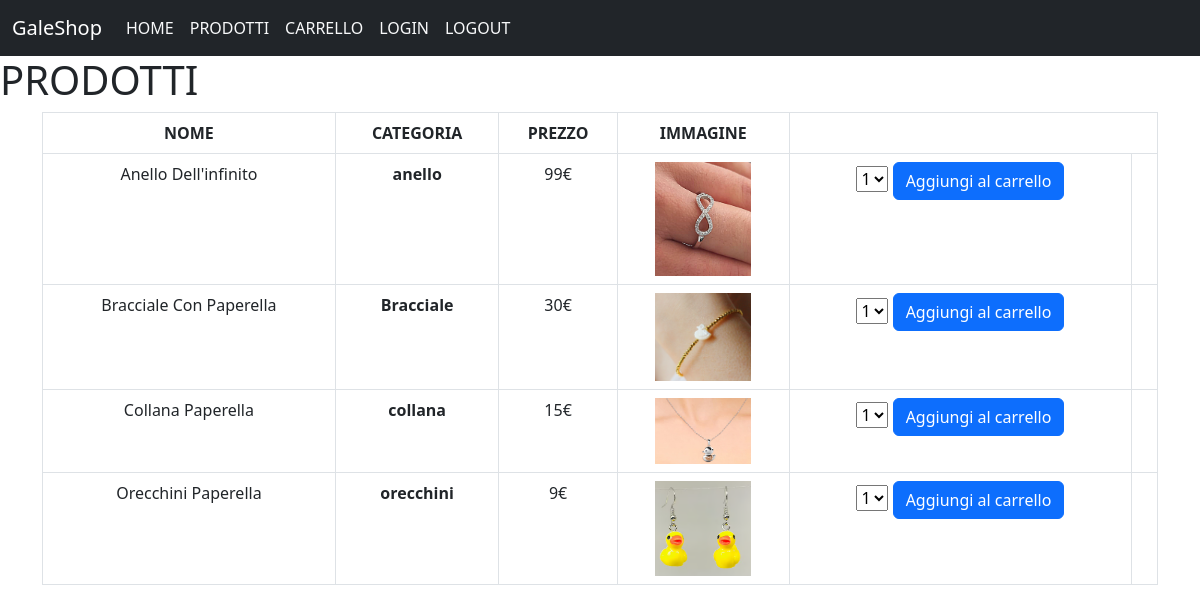
The app's page /Nuovo/prodotti.php with its own data.
### tables this page shows
CREATE TABLE `prodotti` (
  `id` int(11) NOT NULL,
  `nome` varchar(30) NOT NULL,
  `prezzo` float NOT NULL,
  `immagine` varchar(255) NOT NULL,
  `descrizione` text NOT NULL,
  `id_categoria` int(11) NOT NULL
);

CREATE TABLE `categorie` (
  `id` int(11) NOT NULL,
  `nome` varchar(40) NOT NULL
);

### Nuovo/prodotti.php (the view, shortened to what this page needs)
<!DOCTYPE html>
<html lang="en">
<head>
    <link rel="stylesheet" href="./css/prodotti.css">
    <link href="./css/stile.css" rel="stylesheet">
    <link href="https://cdn.jsdelivr.net/npm/bootstrap@5.3.0-alpha3/dist/css/bootstrap.min.css" rel="stylesheet">
</head>
<body>
<?php
    include("./header.php");
    require'conndb.php';
?>
<h1>PRODOTTI</h1>
<div class="container">
    <table class="table table-bordered">
        <tr>
            <th>NOME</th>
            <th>CATEGORIA</th>
            <th>PREZZO</th>
            <th>IMMAGINE</th>
        </tr>
<?php
    $stmt2=$conn->prepare("SELECT p.nome as nomeP, p.id as id_prodotto, p.prezzo as prezzo,p.immagine as immagine,c.nome as categoria FROM dbecommerce.prodotti p,dbecommerce.categorie c where p.id_categoria=c.id ");
    $stmt2->execute();
    $result2=$stmt2->get_result();
    if($result2->num_rows >0){
        while($row=$result2->fetch_assoc()){
            echo " <tr> ";
            echo " <td> ".$row["nomeP"]." </td> ";
            echo " <td> <b> ".$row["categoria"]."</b> </td> ";
            echo " <td> ".$row["prezzo"]."€ </td> ";
            echo " <td> <img src=\"./images/".$row["immagine"]."\" class=\"imgw\"></td> ";
            ?>
            <td>
            <form action="add_product.php" method="POST">
                <select name="qty">
                    <option value="1">1</option>
                </select>
                <button type="submit" class="btn btn-primary " name="add_to_cart">Aggiungi al carrello</button>
            </form>
            <td>
            <?php
            echo " </tr>";
        }
    }else {
        echo "<br> Nessun prodotto trovato <br>";
    }
?>
    </table>
</div>
</body>
</html>

### Nuovo/header.php (shortened to what this page needs)
<nav class="navbar navbar-expand-sm navbar-dark bg-dark">
    <div class="container-fluid">
        <a class="navbar-brand" href="./index.php">GaleShop</a>
        <div class="collapse navbar-collapse" id="mynavbar">
            <ul class="navbar-nav me-auto">
                <li class="nav-item">
                    <a class="nav-link text-light" href="./index.php">HOME</a>
                </li>
                <li class="nav-item">
                    <a class="nav-link text-light" href="./prodotti.php">PRODOTTI</a>
                </li>
                <li class="nav-item">
                    <a class="nav-link text-light" href="./carrello.php">CARRELLO</a>
                </li>
                <li class="nav-item">
                    <a class="nav-link text-light" href="./login.php">LOGIN</a>
                </li>
                <li class="nav-item">
                    <a class="nav-link text-light" href="./login.php">LOGOUT</a>
                </li>
            </ul>
        </div>
    </div>
</nav>

### Nuovo/css/prodotti.css (style rules this page uses)
table { width: 65%; }
table,th,td { border:1px solid black; text-align: center; }
body { font-family: Verdana, Geneva, Tahoma, sans-serif; }
.imgw { width: 6rem; }

### records on screen
prodotti: nome "Anello Dell'infinito", id_categoria.nome "anello", prezzo "99", immagine (picture)
prodotti: nome "Bracciale Con Paperella", id_categoria.nome "Bracciale", prezzo "30", immagine (picture)
prodotti: nome "Collana Paperella", id_categoria.nome "collana", prezzo "15", immagine (picture)
prodotti: nome "Orecchini Paperella", id_categoria.nome "orecchini", prezzo "9", immagine (picture)
